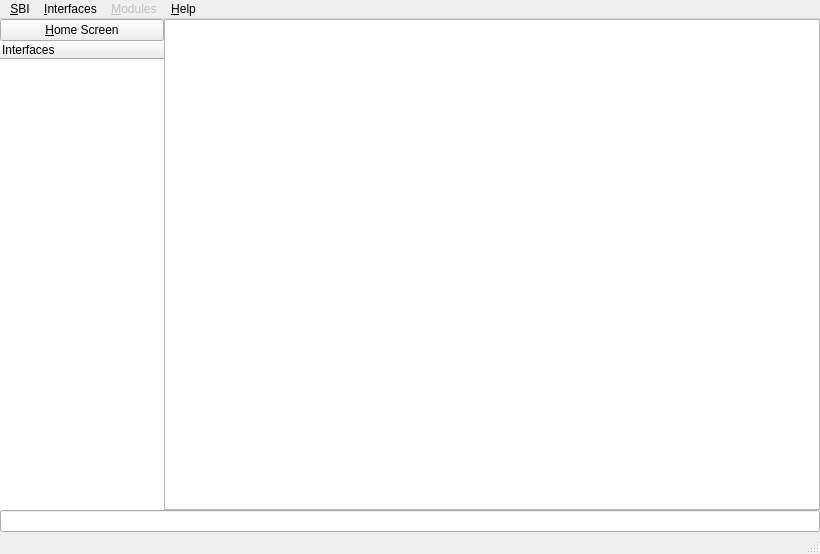
<?xml version="1.0" encoding="UTF-8"?>
<ui version="4.0">
 <class>MainWindow</class>
 <widget class="QMainWindow" name="MainWindow">
  <property name="geometry">
   <rect>
    <x>0</x>
    <y>0</y>
    <width>820</width>
    <height>554</height>
   </rect>
  </property>
  <property name="windowTitle">
   <string>MainWindow</string>
  </property>
  <widget class="QWidget" name="centralwidget">
   <layout class="QHBoxLayout" name="horizontalLayout">
    <property name="leftMargin">
     <number>0</number>
    </property>
    <property name="topMargin">
     <number>0</number>
    </property>
    <property name="rightMargin">
     <number>0</number>
    </property>
    <property name="bottomMargin">
     <number>0</number>
    </property>
    <item>
     <layout class="QVBoxLayout" name="verticalLayout" stretch="10,0">
      <property name="spacing">
       <number>0</number>
      </property>
      <item>
       <layout class="QHBoxLayout" name="horizontalLayout_2" stretch="1,4">
        <property name="spacing">
         <number>0</number>
        </property>
        <item>
         <layout class="QVBoxLayout" name="verticalLayout_2" stretch="0,0">
          <property name="spacing">
           <number>0</number>
          </property>
          <item>
           <widget class="QPushButton" name="button_home">
            <property name="sizePolicy">
             <sizepolicy hsizetype="Minimum" vsizetype="Fixed">
              <horstretch>0</horstretch>
              <verstretch>0</verstretch>
             </sizepolicy>
            </property>
            <property name="text">
             <string>&amp;Home Screen</string>
            </property>
           </widget>
          </item>
          <item>
           <widget class="QTreeWidget" name="tree_interfaces">
            <property name="frameShape">
             <enum>QFrame::NoFrame</enum>
            </property>
            <property name="editTriggers">
             <set>QAbstractItemView::NoEditTriggers</set>
            </property>
            <property name="uniformRowHeights">
             <bool>true</bool>
            </property>
            <column>
             <property name="text">
              <string>Interfaces</string>
             </property>
            </column>
           </widget>
          </item>
         </layout>
        </item>
        <item>
         <widget class="QStackedWidget" name="stacked_widget">
          <widget class="QWidget" name="page">
           <property name="sizePolicy">
            <sizepolicy hsizetype="Maximum" vsizetype="Maximum">
             <horstretch>1</horstretch>
             <verstretch>1</verstretch>
            </sizepolicy>
           </property>
           <layout class="QVBoxLayout" name="verticalLayout_4">
            <property name="spacing">
             <number>6</number>
            </property>
            <property name="leftMargin">
             <number>0</number>
            </property>
            <property name="topMargin">
             <number>0</number>
            </property>
            <property name="rightMargin">
             <number>0</number>
            </property>
            <property name="bottomMargin">
             <number>0</number>
            </property>
            <item>
             <layout class="QVBoxLayout" name="verticalLayout_3">
              <item>
               <widget class="QTextEdit" name="text_display"/>
              </item>
             </layout>
            </item>
           </layout>
          </widget>
          <widget class="QWidget" name="page_2"/>
         </widget>
        </item>
       </layout>
      </item>
      <item>
       <widget class="QLineEdit" name="lineEdit"/>
      </item>
     </layout>
    </item>
   </layout>
  </widget>
  <widget class="QMenuBar" name="menubar">
   <property name="geometry">
    <rect>
     <x>0</x>
     <y>0</y>
     <width>820</width>
     <height>21</height>
    </rect>
   </property>
   <widget class="QMenu" name="menu_SBI">
    <property name="title">
     <string>&amp;SBI</string>
    </property>
    <addaction name="action_Preferences"/>
    <addaction name="separator"/>
    <addaction name="actionE_xit"/>
   </widget>
   <widget class="QMenu" name="menu_Modules">
    <property name="enabled">
     <bool>false</bool>
    </property>
    <property name="title">
     <string>&amp;Modules</string>
    </property>
    <addaction name="action_ModuleLoad"/>
    <addaction name="action_ModuleUnload"/>
    <addaction name="separator"/>
   </widget>
   <widget class="QMenu" name="menu_Help">
    <property name="title">
     <string>&amp;Help</string>
    </property>
    <addaction name="action_About"/>
    <addaction name="actionAbout_Qt"/>
    <addaction name="separator"/>
    <addaction name="action_Documentation"/>
   </widget>
   <widget class="QMenu" name="menu_Interfaces">
    <property name="title">
     <string>&amp;Interfaces</string>
    </property>
    <addaction name="action_InterfaceLoad"/>
    <addaction name="action_InterfaceUnload"/>
   </widget>
   <addaction name="menu_SBI"/>
   <addaction name="menu_Interfaces"/>
   <addaction name="menu_Modules"/>
   <addaction name="menu_Help"/>
  </widget>
  <widget class="QStatusBar" name="statusbar"/>
  <action name="actionE_xit">
   <property name="text">
    <string>E&amp;xit</string>
   </property>
  </action>
  <action name="action_ModuleLoad">
   <property name="enabled">
    <bool>true</bool>
   </property>
   <property name="text">
    <string>&amp;Load..</string>
   </property>
  </action>
  <action name="action_ModuleUnload">
   <property name="enabled">
    <bool>false</bool>
   </property>
   <property name="text">
    <string>&amp;Unload..</string>
   </property>
  </action>
  <action name="action_About">
   <property name="text">
    <string>&amp;About</string>
   </property>
  </action>
  <action name="actionAbout_Qt">
   <property name="text">
    <string>About &amp;Qt</string>
   </property>
  </action>
  <action name="action_Documentation">
   <property name="text">
    <string>&amp;Documentation</string>
   </property>
  </action>
  <action name="action_InterfaceLoad">
   <property name="text">
    <string>&amp;Load..</string>
   </property>
  </action>
  <action name="action_InterfaceUnload">
   <property name="enabled">
    <bool>false</bool>
   </property>
   <property name="text">
    <string>Unload..</string>
   </property>
  </action>
  <action name="action_Preferences">
   <property name="text">
    <string>&amp;Preferences</string>
   </property>
  </action>
 </widget>
 <resources/>
 <connections/>
</ui>
